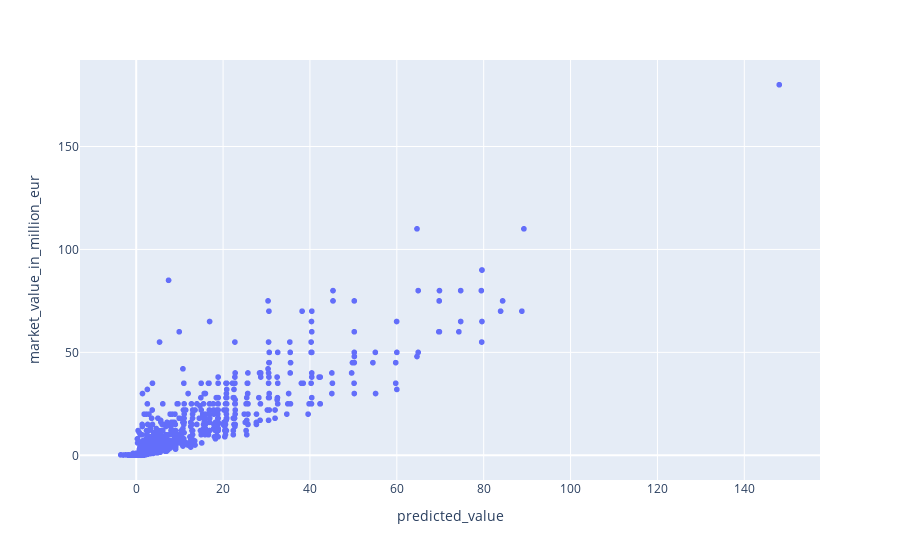

Notebook code for this chart:
### Code cell
train_df = pdf_mvp[pdf_mvp["year"] < test_start]
test_df = pdf_mvp[pdf_mvp["year"] == test_start]

predicted_dfs, regressor, y_test = predict_future_values(
    train_df,
    test_df,
    prediction_years=[2023, 2024, 2025, 2026, 2027, 2028, 2029, 2030, 2031, 2032, 2033, 2034, 2035, 2036, 2037, 2038],
    features=features
)

forecast_df = pd.concat(predicted_dfs, ignore_index=True)

### Figure 1 — Plotly figure (JSON) as saved in the notebook; plotly's stock layout.template omitted (floating-point values rounded to 4 significant figures; data arrays with more than 128 entries replaced by an {"elided": "..."} marker saying what was removed)
{"data": [{"customdata": {"elided": "1317x2 mixed values"}, "hovertemplate": "predicted_value=%{x}<br>market_value_in_million_eur=%{y}<br>name=%{customdata[0]}<br>age=%{customdata[1]}<extra></extra>", "legendgroup": "", "marker": {"color": "#636efa", "symbol": "circle"}, "mode": "markers", "name": "", "showlegend": false, "type": "scattergl", "x": {"elided": "1317 float values"}, "xaxis": "x", "y": {"elided": "1317 float values"}, "yaxis": "y"}], "layout": {"legend": {"tracegroupgap": 0}, "margin": {"t": 60}, "xaxis": {"anchor": "y", "domain": [0, 1], "title": {"text": "predicted_value"}}, "yaxis": {"anchor": "x", "domain": [0, 1], "title": {"text": "market_value_in_million_eur"}}}}
